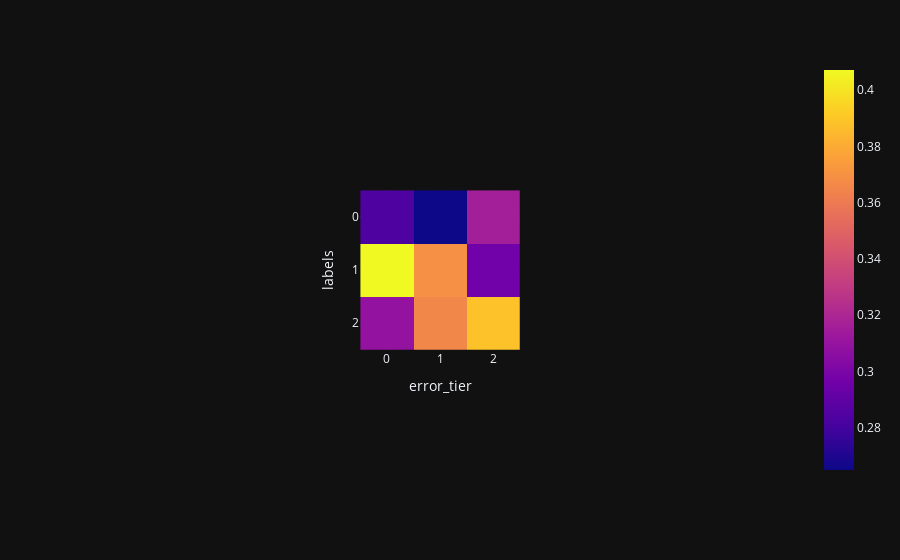

The cell this chart's notebook holds for it:
### Code cell
px.imshow(tiers)

### Figure 1 — Plotly figure (JSON) as saved in the notebook; plotly's stock layout.template omitted (floating-point values rounded to 4 significant figures)
{"data": [{"coloraxis": "coloraxis", "hovertemplate": "error_tier: %{x}<br>labels: %{y}<br>color: %{z}<extra></extra>", "name": "0", "type": "heatmap", "x": [0, 1, 2], "xaxis": "x", "y": [0, 1, 2], "yaxis": "y", "z": [[0.2838, 0.265, 0.3159], [0.4072, 0.3695, 0.2962], [0.309, 0.3655, 0.3879]]}], "layout": {"autosize": true, "coloraxis": {"colorscale": [[0, "#0d0887"], [0.1111, "#46039f"], [0.2222, "#7201a8"], [0.3333, "#9c179e"], [0.4444, "#bd3786"], [0.5556, "#d8576b"], [0.6667, "#ed7953"], [0.7778, "#fb9f3a"], [0.8889, "#fdca26"], [1, "#f0f921"]]}, "margin": {"t": 60}, "xaxis": {"anchor": "y", "autorange": true, "constrain": "domain", "domain": [0.3892, 0.6108], "range": [-0.5, 2.5], "scaleanchor": "y", "title": {"text": "error_tier"}, "type": "linear"}, "yaxis": {"anchor": "x", "autorange": true, "constrain": "domain", "domain": [0, 1], "range": [2.5, -0.5], "title": {"text": "labels"}, "type": "linear"}}}
